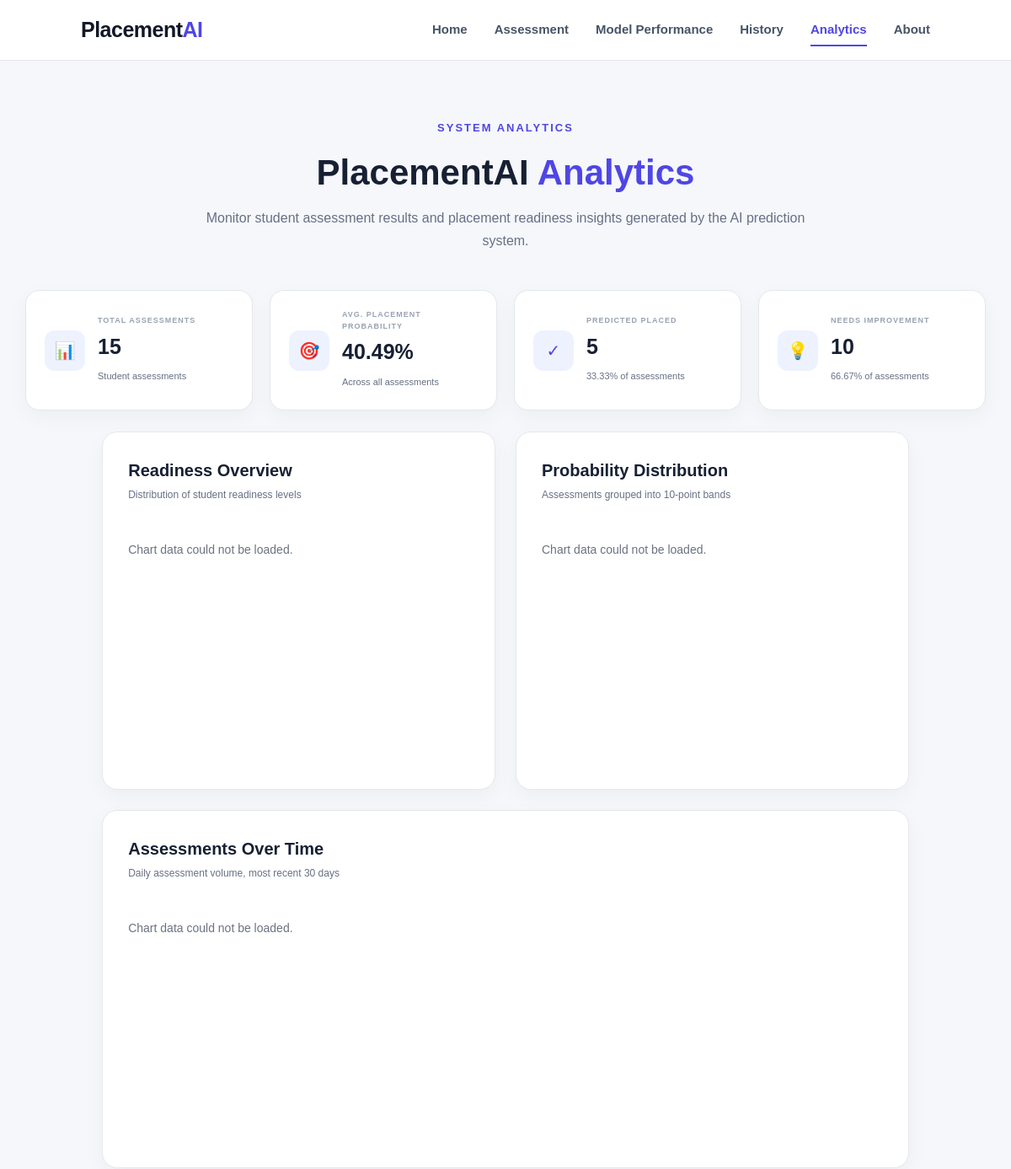
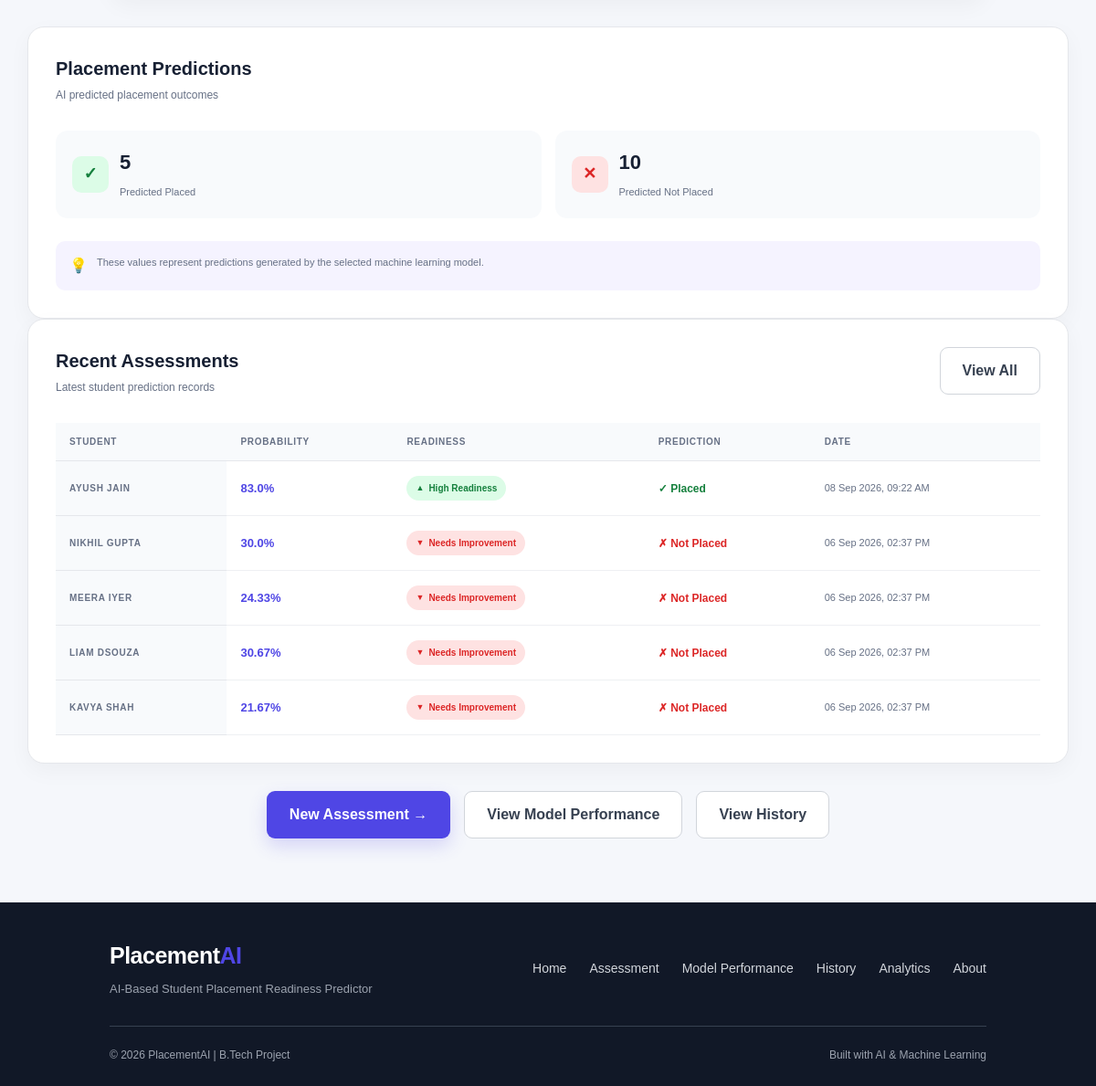
The app's page /analytics with its own data (2 pictures, top to bottom).
### tables this page shows
CREATE TABLE predictions (

            id INTEGER PRIMARY KEY AUTOINCREMENT,

            student_name TEXT NOT NULL,

            probability REAL NOT NULL,

            status TEXT NOT NULL,

            prediction TEXT NOT NULL,

            assessment_date TEXT NOT NULL

        , student_data TEXT, skills TEXT, recommendations TEXT, shap_data TEXT, created_at TEXT);

### app.py (the view)
@app.route("/analytics")
def analytics():
    try:
        stats = db.summary()
        recent = db.recent_predictions(
            config.RECENT_ASSESSMENTS_LIMIT
        )
    except Exception:
        logger.error(
            "Could not load analytics data",
            exc_info=True
        )
        stats = {
            "total": 0,
            "average_probability": 0,
            "by_status": {},
            "predicted_placed": 0,
            "predicted_not_placed": 0
        }
        recent = []
        error = "Unable to load analytics data."
    else:
        error = None
    total = stats["total"]
    counts = {
        status: stats["by_status"].get(status, 0)
        for status in config.STATUS_CHOICES
    }
    return render_template(
        "analytics.html",
        active_page="analytics",
        total_assessments=total,
        average_probability=stats["average_probability"],
        predicted_placed=stats["predicted_placed"],
        predicted_not_placed=stats["predicted_not_placed"],
        placed_percentage=_percentage(
            stats["predicted_placed"],
            total
        ),
        high_readiness=counts[config.STATUS_HIGH],
        moderate_readiness=counts[config.STATUS_MODERATE],
        needs_improvement=counts[config.STATUS_LOW],
        high_percentage=_percentage(
            counts[config.STATUS_HIGH],
            total
        ),
        moderate_percentage=_percentage(
            counts[config.STATUS_MODERATE],
            total
        ),
        improvement_percentage=_percentage(
            counts[config.STATUS_LOW],
            total
        ),
        recent_predictions=recent,
        errors=[error] if error else []
    )

### app.py (called while the page is built)
def _percentage(count, total):
    if not total:
        return 0
    return round(
        count / total * 100,
        2
    )

### db.py (called while the page is built, shortened)
@contextmanager
def connect():
    connection = sqlite3.connect(
        DATABASE_PATH
    )
    connection.row_factory = sqlite3.Row
    try:
        yield connection
        connection.commit()
    finally:
        connection.close()

def _hydrate(row):
    if row is None:
        return None
    record = dict(row)
    for column in JSON_COLUMNS:
        raw = record.get(column)
        try:
            record[column] = json.loads(raw)
        except (ValueError, TypeError):
            logger.warning(
                "Row %s has unreadable JSON in %s",
                record.get("id"),
                column
            )
            record[column] = (
                {}
                if column == "student_data"
                else []
            )
    return record

def recent_predictions(limit):
    with connect() as connection:
        cursor = connection.cursor()
        cursor.execute(
            "SELECT * FROM predictions "
            "ORDER BY id DESC LIMIT ?",
            (
                limit,
            )
        )
        return [
            _hydrate(row)
            for row in cursor.fetchall()
        ]

### security.py (called while the page is built)
def issue_token():
    if SESSION_KEY not in session:
        session[SESSION_KEY] = secrets.token_urlsafe(32)
    return session[SESSION_KEY]

def register(app):
    @app.context_processor
    def inject_token():
        return {
            "csrf_token":
                issue_token()
        }

### templates/analytics.html (shortened to what this page needs)
{% extends "base.html" %}
{% import "_macros.html" as ui %}
{% block main_class %}analytics-page{% endblock %}
{% block content %}
<section class="analytics-header">
    <p class="section-tag">
        SYSTEM ANALYTICS
    </p>
    <h1>
        PlacementAI
        <span>Analytics</span>
    </h1>
    <p>
        Monitor student assessment results and
        placement readiness insights generated by
        the AI prediction system.
    </p>
</section>
<section class="analytics-stats">
    {% set cards = [
        ("&#128202;", "TOTAL ASSESSMENTS",        total_assessments,        "Student assessments"),
        ("&#127919;", "AVG. PLACEMENT PROBABILITY", average_probability ~ "%", "Across all assessments"),
        ("&#10003;",  "PREDICTED PLACED",         predicted_placed,         placed_percentage ~ "% of assessments"),
        ("&#128161;", "NEEDS IMPROVEMENT",        needs_improvement,        improvement_percentage ~ "% of assessments")
    ] %}
    {% for icon, label, value, note in cards %}
    <div class="analytics-stat-card">
        <div class="stat-icon" aria-hidden="true">
            {{ icon|safe }}
        </div>
        <div>
            <p>
                {{ label }}
            </p>
            <h2>
                {{ value }}
            </h2>
            <span>
                {{ note }}
            </span>
        </div>
    </div>
    {% endfor %}
</section>
{% if total_assessments %}
<section class="chart-grid"
         data-analytics-url="{{ url_for('analytics_data') }}">
    <div class="analytics-panel chart-panel">
        <div class="panel-header">
            <div>
                <h2>
                    Readiness Overview
                </h2>
                <p>
                    Distribution of student readiness levels
                </p>
            </div>
        </div>
        <div class="chart-holder">
        </div>
            {% set rows = [
                ("High Readiness",   high_readiness,   high_percentage,        "high"),
                ("Moderate Readiness", moderate_readiness, moderate_percentage, "moderate"),
                ("Needs Improvement", needs_improvement, improvement_percentage, "improvement")
            ] %}
    </div>
    <div class="analytics-panel chart-panel">
        <div class="panel-header">
            <div>
                <h2>
                    Probability Distribution
                </h2>
                <p>
                    Assessments grouped into 10-point bands
                </p>
            </div>
        </div>
        <div class="chart-holder">
        </div>
    </div>
    <div class="analytics-panel chart-panel chart-wide">
        <div class="panel-header">
            <div>
                <h2>
                    Assessments Over Time
                </h2>
                <p>
                    Daily assessment volume, most recent 30 days
                </p>
            </div>
        </div>
        <div class="chart-holder">
        </div>
    </div>
</section>
<section class="analytics-panel">
    <div class="panel-header">
        <div>
            <h2>
                Placement Predictions
            </h2>
            <p>
                AI predicted placement outcomes
            </p>
        </div>
    </div>
    <div class="placement-summary">
        <div class="placement-item">
            <div class="placement-icon placed" aria-hidden="true">
                &#10003;
            </div>
            <div>
                <strong>
                    {{ predicted_placed }}
                </strong>
                <span>
                    Predicted Placed
                </span>
            </div>
        </div>
        <div class="placement-item">
            <div class="placement-icon not-placed" aria-hidden="true">
                &#10005;
            </div>
            <div>
                <strong>
                    {{ predicted_not_placed }}
                </strong>
                <span>
                    Predicted Not Placed
                </span>
            </div>
        </div>
    </div>
    <div class="placement-note">
        <span aria-hidden="true">
            &#128161;
        </span>
        <p>
            These values represent predictions generated
            by the selected machine learning model.
        </p>
    </div>
</section>
{% endif %}
<section class="analytics-panel recent-panel">
    <div class="panel-header">
        <div>
            <h2>
                Recent Assessments
            </h2>
            <p>
                Latest student prediction records
            </p>
        </div>
        <a href="{{ url_for('history') }}"
           class="secondary-btn">
            View All
        </a>
    </div>
    {% if recent_predictions %}
    <div class="recent-table-wrapper">
        <table class="recent-table">
            <thead>
                <tr>
                    {% for heading in ["Student", "Probability", "Readiness", "Prediction", "Date"] %}
                        <th scope="col">
                            {{ heading }}
                        </th>
                    {% endfor %}
                </tr>
            </thead>
            <tbody>
                {% for item in recent_predictions %}
                <tr>
                    <th scope="row">
                        <strong>
                            {{ item.student_name or "Unnamed student" }}
                        </strong>
                    </th>
                    <td>
                        <strong class="analytics-probability">
                            {{ item.probability }}%
                        </strong>
                    </td>
                    <td>
                        {{ ui.status_badge(item.status) }}
                    </td>
                    <td>
                        {{ ui.prediction_badge(item.prediction) }}
                    </td>
                    <td class="history-date">
                        {{ item.assessment_date }}
                    </td>
                </tr>
                {% endfor %}
            </tbody>
        </table>
    </div>
    {% endif %}
</section>
<div class="analytics-actions">
    <a href="{{ url_for('assessment') }}"
       class="btn">
        New Assessment &rarr;
    </a>
    <a href="{{ url_for('model_performance') }}"
       class="secondary-btn">
        View Model Performance
    </a>
    <a href="{{ url_for('history') }}"
       class="secondary-btn">
        View History
    </a>
</div>
{% endblock %}

### templates/_macros.html
{% macro status_class(status) -%}
    {%- if status == "High Readiness" -%}
        high
    {%- elif status == "Moderate Readiness" -%}
        moderate
    {%- else -%}
        low
    {%- endif -%}
{%- endmacro %}
{% macro status_badge(status, extra_class="") %}
    <span class="history-status {{ status_class(status) }} {{ extra_class }}">
        <span class="status-glyph" aria-hidden="true">
            {%- if status == "High Readiness" -%}
                &#9650;
            {%- elif status == "Moderate Readiness" -%}
                &#9679;
            {%- else -%}
                &#9660;
            {%- endif -%}
        </span>
        {{ status }}
    </span>
{% endmacro %}
{% macro prediction_badge(prediction) %}
    {% if prediction is not none
          and (prediction|string|lower == "1"
               or prediction|string|lower == "placed") %}
        <span class="prediction-placed">
            <span aria-hidden="true">&#10003;</span> Placed
        </span>
    {% else %}
        <span class="prediction-not-placed">
            <span aria-hidden="true">&#10007;</span> Not Placed
        </span>
    {% endif %}
{% endmacro %}

### records on screen
predictions: student_name "AYUSH JAIN", probability "83.0", status "High Readiness", shows "Placed", assessment_date "08 Sep 2026, 09:22 AM"
predictions: student_name "NIKHIL GUPTA", probability "30.0", status "Needs Improvement", shows "Not Placed", assessment_date "06 Sep 2026, 02:37 PM"
predictions: student_name "MEERA IYER", probability "24.33", status "Needs Improvement", shows "Not Placed", assessment_date "06 Sep 2026, 02:37 PM"
predictions: student_name "LIAM DSOUZA", probability "30.67", status "Needs Improvement", shows "Not Placed", assessment_date "06 Sep 2026, 02:37 PM"
predictions: student_name "KAVYA SHAH", probability "21.67", status "Needs Improvement", shows "Not Placed", assessment_date "06 Sep 2026, 02:37 PM"

### other values on screen
{{ icon|safe }} "📊" "🎯" "✓" "💡"
{{ label }} "TOTAL ASSESSMENTS" "AVG. PLACEMENT PROBABILITY" "PREDICTED PLACED" "NEEDS IMPROVEMENT"
{{ value }} "15" "40.49%" "5" "10"
{{ note }} "Student assessments" "Across all assessments" "33.33% of assessments" "66.67% of assessments"
{{ predicted_placed }} "5"
{{ predicted_not_placed }} "10"
{{ heading }} "STUDENT" "PROBABILITY" "READINESS" "PREDICTION" "DATE"
